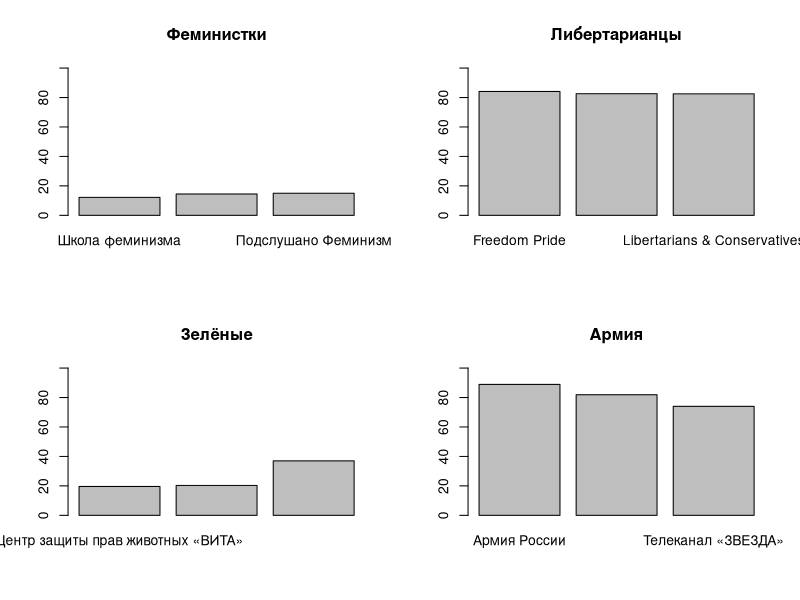
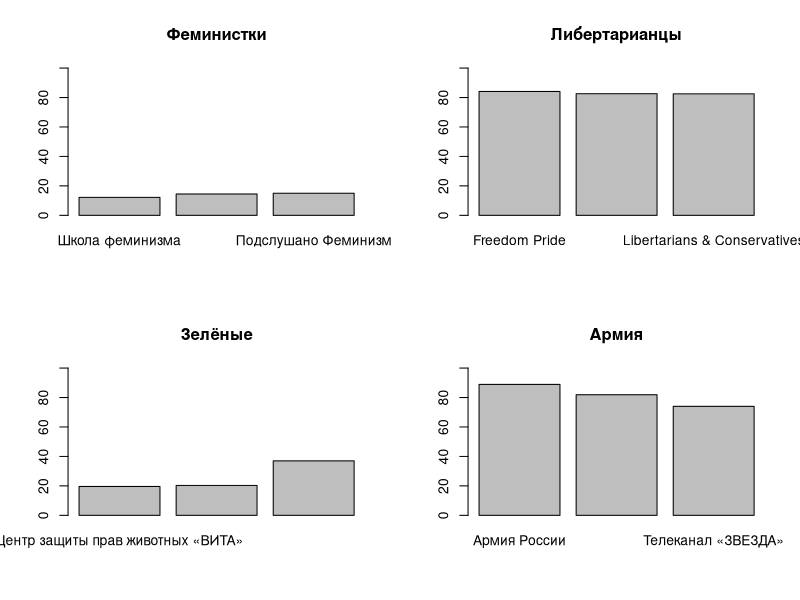

R code for these plots, in order:
# Prof.Bykov's R - Political groups in Vkontakte, 2019

# Check your working directory
getwd()
# If necessary, set your working directory
# setwd("/home/user/R")

# Create vectors about gender distribution, also create vectors for legend

genderFeminists <- c(12.2, 14.5, 15.0)
names(genderFeminists) <- c("Школа феминизма", "Чашечку феминизма", "Подслушано Феминизм")

genderGreens <- c(19.6, 20.3, 37.0)
names(genderGreens) <- c("Центр защиты прав животных «ВИТА»", "РазДельный сбор", "Московский мусор в Яросл.области")

genderLibertarians <- c(84.1, 82.6, 82.5)
names(genderLibertarians) <- c("Freedom Pride", "Либертарианство в схемах", "Libertarians & Conservatives")

genderArmy <- c(88.9, 81.9, 74)
names(genderArmy) <- c("Армия России", "Холодная война 2.0", "Телеканал «ЗВЕЗДА»")

# Build a picture with 4 parts
par(mfrow=c(2,2))
barplot(genderFeminists, main="Феминистки", ylim=c(0, 100))
barplot(genderLibertarians, main="Либертарианцы", ylim=c(0, 100))
barplot(genderGreens, main="Зелёные", ylim=c(0, 100))
barplot(genderArmy, main="Армия", ylim=c(0, 100))

# Export a picture to PNG-file
png(filename="gender.png", width=1080)
par(mfrow=c(2,2))
barplot(genderFeminists, main="Феминистки", ylim=c(0, 100))
barplot(genderLibertarians, main="Либертарианцы", ylim=c(0, 100))
barplot(genderGreens, main="Зелёные", ylim=c(0, 100))
barplot(genderArmy, main="Армия", ylim=c(0, 100))
dev.off()
